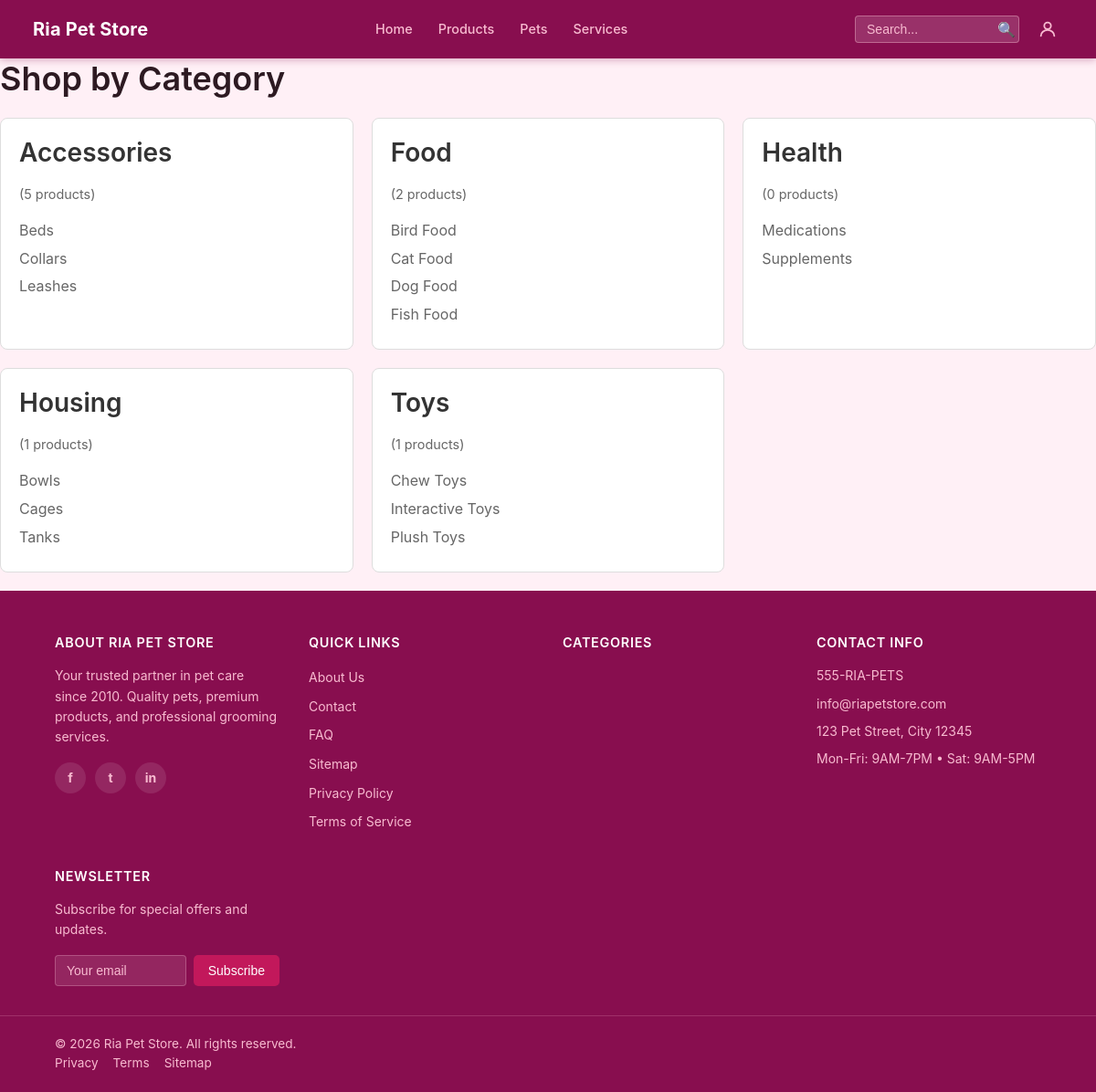
The app's page /public/shop/categories.php with its own data.
### tables this page shows
CREATE TABLE `categories` (
  `id` int(11) NOT NULL,
  `category_name` varchar(50) NOT NULL,
  `parent_id` int(11) DEFAULT NULL
);

### public/shop/categories.php (the view)
<?php
require_once '../../backend/includes/header.php';
?>
<main>
    <h1>Shop by Category</h1>
    <div class="categories-grid">
        <?php
        $sql = "SELECT c.*,
                       (SELECT COUNT(*) FROM products WHERE category = c.category_name) as product_count
                FROM categories c
                WHERE parent_id IS NULL
                ORDER BY category_name";
        $categories = $conn->query($sql);
        while ($category = $categories->fetch_assoc()):
            $subcategories = $conn->query("SELECT * FROM categories WHERE parent_id = " . $category['id'] . " ORDER BY category_name");
        ?>
            <div class="category-card">
                <h2><a href="category_products.php?id=<?= $category['id'] ?>"><?= htmlspecialchars($category['category_name']) ?></a></h2>
                <p class="product-count">(<?= $category['product_count'] ?> products)</p>
                <?php if ($subcategories->num_rows > 0): ?>
                    <ul class="subcategories">
                        <?php while ($sub = $subcategories->fetch_assoc()): ?>
                            <li><a href="category_products.php?id=<?= $sub['id'] ?>"><?= htmlspecialchars($sub['category_name']) ?></a></li>
                        <?php endwhile; ?>
                    </ul>
                <?php endif; ?>
            </div>
        <?php endwhile; ?>
    </div>
</main>
<link rel="stylesheet" href="../../assets/css/categories.css">
<?php require_once '../../backend/includes/footer.php'; ?>

### assets/css/base.css (style rules this page uses)
:root { --pink-dark: #880e4f; --pink-primary: #c2185b; --pink-mid: #e91e8c; --pink-accent: #f06292; --pink-light: #f8bbd0; --pink-pale: #fce4ec; --pink-bg: #fff0f6; --text-dark: #2d1a22; --text-mid: #5c3650; --text-light: #9c6b85; --white: #ffffff; --border: #f0c0d8; }
*, *::before, *::after { box-sizing: border-box; }
html { overflow-x: hidden; width: 100%; }
body { font-family: -apple-system, BlinkMacSystemFont, "Segoe UI", Roboto, sans-serif; margin: 0; padding: 0; background: var(--pink-bg); color: var(--text-dark); line-height: 1.6; overflow-x: hidden; width: 100%; }
h1, h2, h3, h4, h5, h6 { margin: 0 0 1rem 0; font-weight: 600; line-height: 1.25; color: var(--text-dark); }
h1 { font-size: 2.25rem; }
h2 { font-size: 1.75rem; }
p { margin: 0 0 1rem 0; }
a { color: var(--pink-primary); text-decoration: none; }

### assets/css/categories.css (style rules this page uses)
.categories-grid { display: grid; grid-template-columns: repeat(auto-fill, minmax(300px, 1fr)); gap: 20px; margin: 20px 0; }
.category-card { border: 1px solid #ddd; padding: 20px; border-radius: 8px; background: white; }
.category-card h2 { margin-top: 0; }
.category-card h2 a { text-decoration: none; color: #333; }
.product-count { color: #666; font-size: 0.9em; }
.subcategories { list-style: none; padding: 0; margin: 10px 0 0 0; }
.subcategories li { margin: 5px 0; }
.subcategories a { color: #666; text-decoration: none; }

### records on screen
categories: category_name "Accessories", product_count "5"
categories: category_name "Beds"
categories: category_name "Collars"
categories: category_name "Leashes"
categories: category_name "Food", product_count "2"
categories: category_name "Bird Food"
categories: category_name "Cat Food"
categories: category_name "Dog Food"
categories: category_name "Fish Food"
categories: category_name "Health", product_count "0"
categories: category_name "Medications"
categories: category_name "Supplements"
categories: category_name "Housing", product_count "1"
categories: category_name "Bowls"
categories: category_name "Cages"
categories: category_name "Tanks"
categories: category_name "Toys", product_count "1"
categories: category_name "Chew Toys"
categories: category_name "Interactive Toys"
categories: category_name "Plush Toys"

### other values on screen
APP_NAME "Ria Pet Store"
SITE_PHONE "555-RIA-PETS"
SITE_EMAIL "info@riapetstore.com"
